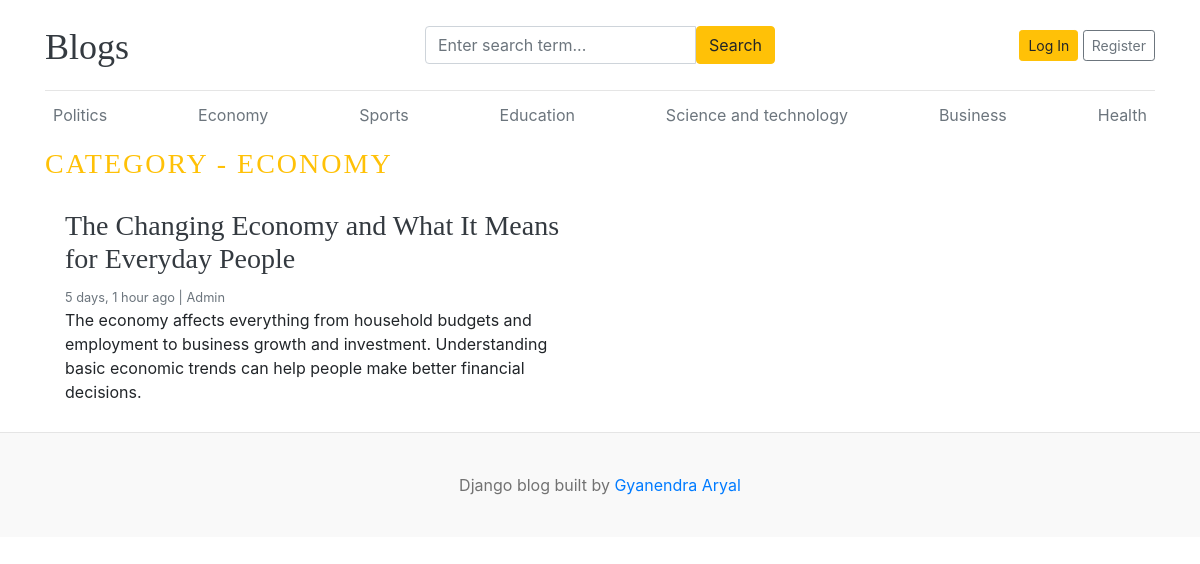
The app's page /category/2/, older data.
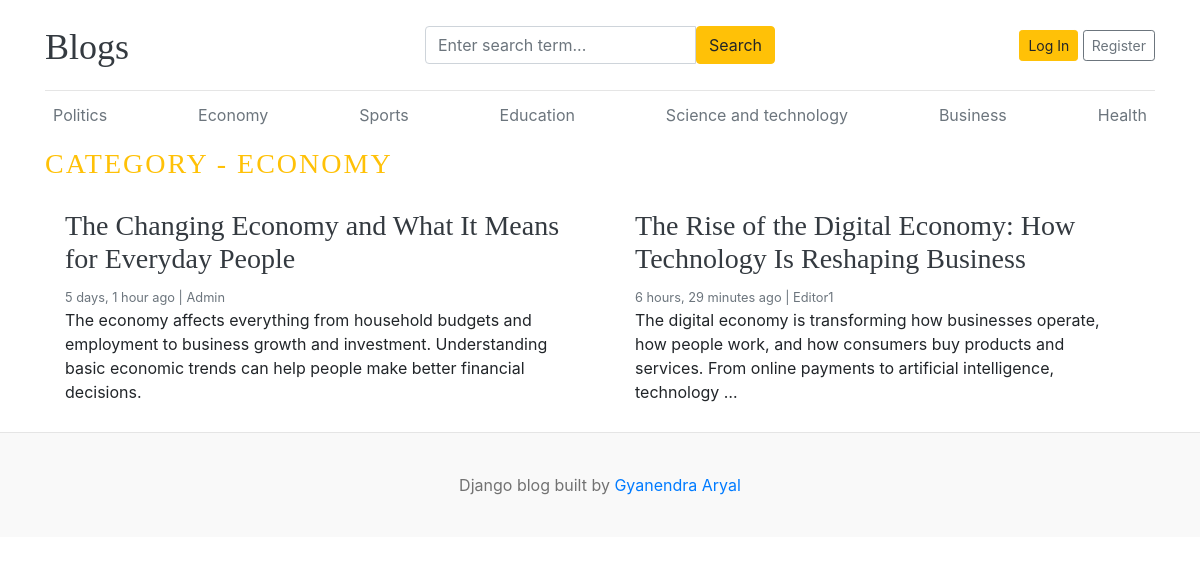
The same page, newer data.
### blogs/models.py (models this page shows)
class Category(models.Model):
    id = models.BigAutoField(primary_key=True)
    category_name = models.CharField(max_length=100, unique=True)
    created_at = models.DateTimeField(auto_now_add=True)
    updated_at = models.DateTimeField(auto_now=True)
    class Meta:
        verbose_name_plural = "categories"
    def __str__(self):
        return self.category_name

class Blog(models.Model):
    STATUS_CHOICES = [
        ("Draft", "DRAFT"),
        ("Published", "PUBLISHED"),
    ]
    id = models.BigAutoField(primary_key=True)
    title = models.CharField(max_length=100)
    slug = models.SlugField(max_length=150, unique=True, blank=True)
    category = models.ForeignKey(Category, on_delete=models.CASCADE)
    author = models.ForeignKey(User, on_delete=models.CASCADE)
    featured_image = models.ImageField(upload_to="uploads/%Y/%m/%d")
    short_description = models.TextField()
    blog_body = models.TextField()
    status = models.CharField(choices=STATUS_CHOICES, default="Draft", max_length=20)
    is_featured = models.BooleanField(default=False)
    created_at = models.DateTimeField(auto_now_add=True)
    updated_at = models.DateTimeField(auto_now=True)
    def __str__(self):
        return self.title

### blogs/views.py (the view)
# urls.py: path("<int:id>/", views.posts_by_category, name="posts_by_category"),
def posts_by_category(request, id):
    posts = Blog.objects.filter(status="Published", category=id)
    print(id,posts)
    category = get_object_or_404(Category, id=id)
    context = {"posts": posts, "category": category}
    return render(request, "post_by_category.html", context)

### blogs/context_processors.py (called while the page is built)
def get_categories(request):
    categories = Category.objects.all()
    return dict(categories=categories)

def get_social_links(request):
    social_links = SocialLink.objects.all()
    return dict(social_links=social_links)

### templates/post_by_category.html
{% extends "base.html" %}
{% block content %}
<h3 class = "text-uppercase text-warning" style = "letter-spacing: 2px;">Category - {{category}} </h3>
  <div class="row mb-2">
    {% if posts %}
    {% for post in posts %}
    <div class="col-md-6">
      <div class="card border-0" >
        <div class="card-body">
          <h3><a href="{% url 'blogs' post.slug%}" class = "text-dark">{{post.title}} </a></h3>
          <small class="mb-1 text-muted">{{post.created_at | timesince}} ago | <span class = "text-capitalize">{{post.author}}</span> </small>
          <p class="card-text">{{post.short_description | truncatewords:25}} </p>
        </div>
      </div>
    </div>
    {% endfor %}
    {% else %}
    <p class = "text-center">No posts Found</p>
    {% endif %}
  </div>
</div>
{% endblock content %}

### templates/base.html (shortened to what this page needs)
{%load static%}
<!DOCTYPE html>
<html lang="en">
<head>
    <link href="https://getbootstrap.com/docs/4.0/dist/css/bootstrap.min.css" rel="stylesheet">
    <link href="{% static 'css/blog.css'%}" rel="stylesheet">
  </head>
<body>
    <div class="container">
      <header class="blog-header py-3">
        <div class="row flex-nowrap justify-content-between align-items-center">
          <div class="col-4 pt-1">
            <a class="blog-header-logo text-dark" href="/">Blogs</a>
          </div>
          <div class = "col-4">
            <form action="{% url "search" %}" method="GET">
                <div class="input-group">
                    <input class="form-control" name="keyword" value="{{ keyword }}" type="text" placeholder="Enter search term...">
                    <button type="submit" class="btn btn-warning " id="button-search">Search</button>
                </div>
            </form>
          </div>
          <div class="col-4 d-flex justify-content-end align-items-center">
            {% if not user.is_authenticated %}
            <a class="btn btn-sm btn-warning" href="{% url "login"%}">Log In</a> &nbsp;
            <a class="btn btn-sm btn-outline-secondary" href="{% url 'register'%}">Register</a>
            {% else %}
            <span class = "text-capitalize">{{user}}</span>
            &emsp;
            <button class="btn btn-warning"><a class="text-dark" href="{% url "logout"%}">Logout</a></button >
            {% endif %}
          </div>
        </div>
      </header>
      <div class="nav-scroller py-1 mb-2">
        <nav class="nav d-flex justify-content-between">
            {% for cat in categories%}
          <a class="p-2 text-muted" href="{% url 'posts_by_category' cat.id %} ">{{cat}}</a>
          {% endfor %}
        </nav>
      </div>
{% block content %}
{% endblock content %}
<footer class="blog-footer">
    <p>Django blog built by <a href="#">Gyanendra Aryal</a></p>
</footer>
</body>
</html>

### blog_main/static/css/blog.css (style rules this page uses)
.blog-header { border-bottom: 1px solid #e5e5e5; }
.blog-header-logo { font-family: "Playfair Display", Georgia, "Times New Roman", serif; font-size: 2.25rem; }
h1, h2, h3, h4, h5, h6 { font-family: "Playfair Display", Georgia, "Times New Roman", serif; }
.blog-footer { padding: 2.5rem 0; color: #727272; text-align: center; background-color: #f9f9f9; border-top: .05rem solid #e5e5e5; }
.blog-footer p:last-child { margin-bottom: 0; }

Row changes from the older to the newer data that the page shows:
added Blog: title "The Rise of the Digital Economy: How Technology Is Reshaping Business", created_at "6 hours, 29 minutes", author "Editor1", short_description "The digital economy is transforming how businesses operate, how people work, and how consumers buy products and services. From online payments to artificial intelligence, technology …"
